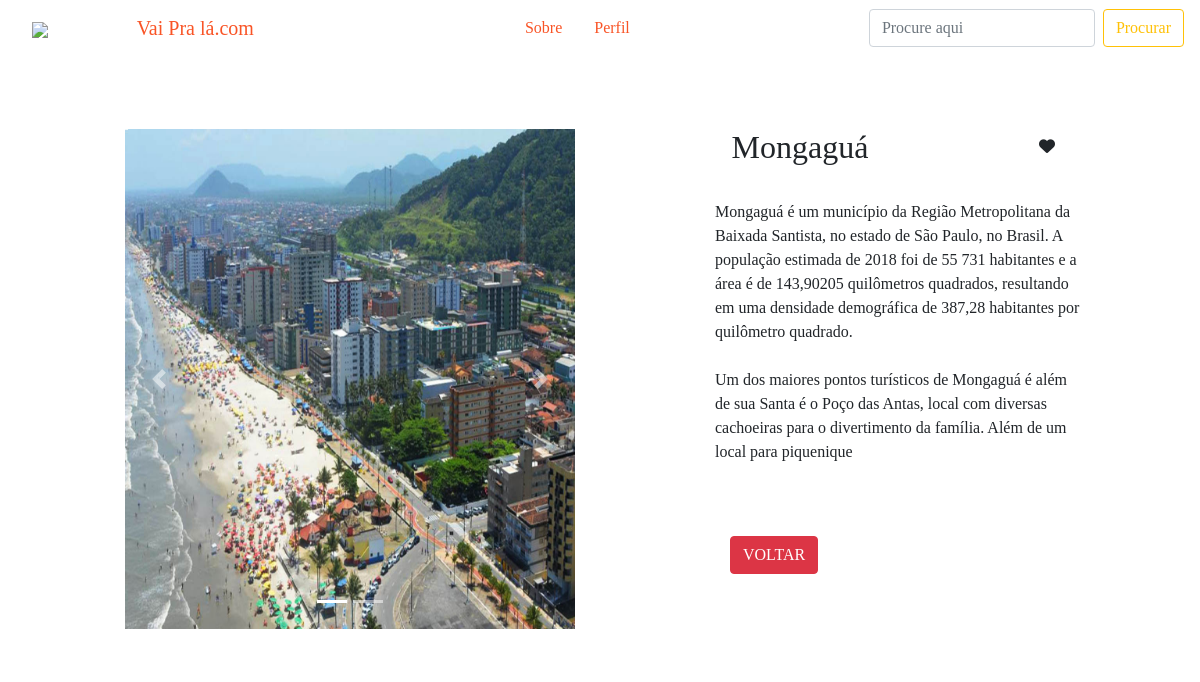
Screenshot of /cidades.php?codigo_filtro=67 (signed in) with the database file from the repository.
### tables this page shows
CREATE TABLE `cidade` (
  `cd_cidade` int(3) UNSIGNED NOT NULL,
  `id_estado` int(20) UNSIGNED NOT NULL,
  `nm_cidade` varchar(20) NOT NULL,
  `info` text NOT NULL,
  `maps` varchar(999) NOT NULL,
  `foto` text DEFAULT NULL
);

### cidades.php (the view, shortened to what this page needs)
<?php
include 'banco/conexao.php';
include 'css/header.php';
?>
<!DOCTYPE html>
<html lang="en">
<head>
    <link rel="stylesheet" href="https://maxcdn.bootstrapcdn.com/bootstrap/4.5.2/css/bootstrap.min.css">
</head>
<body>
<?php
		if (isset($_SESSION['usuario'])){
			echo "<nav class='navbar nav-expand-lg bg-white'>
			<a class='navbar-brand nav-link justify-content-center' href='index.php'>
			 <img src='img/cristo.png' width='100' class='d-inline-block align-center justify-content-center'>
			 Vai Pra lá.com
		   </a>
		   <ul class='nav justify-content-end'>
			   <li class='nav-item'><a href='sobre.php' class='nav-link'>Sobre</a></li>
			   <li class='nav-item'><a href='perfil.php' class='nav-link'>Perfil</a></li>
			</ul>
            <ul class='nav justify-content-end'>
              <form method='post' action='pesquisa.php' class='form-inline my-2 my-lg-0'>
                  <input class='form-control mr-sm-2' type='search' id='pesquisa' name='pesquisa' placeholder='Procure aqui'>
                  <button class='btn btn-outline-warning' type='submit'>Procurar</button>
              </form>
            </ul>
		 </nav>";
		}
?>
    <br>
    <div class='container-fluid'>
        <br>
        <div class='row'>
            <div class='col-sm-5 offset-md-1 bg-white' id='caixas2'>
                <div class="carousel slide" id="carrosel" data-ride="carousel">
                    <ul class="carousel-indicators">
                        <li class="active" data-target='#carrosel' data-slide-to="0" ></li>
                        <li data-target='#carrosel' data-slide-to="1"></li>
                    </ul>
                    <div class="carousel-inner">
                        <div class="carousel-item active">
                                <?php
                                    $sql = "SELECT * FROM cidade WHERE cidade.cd_cidade= ".$_GET['codigo_filtro'];
                                      if($query = $mysqli->query($sql)){
                                            while($dados = $query->fetch_object()){
                                              $foto = $dados->cd_cidade;
                                              echo "<img width='500' height='500' src='img/cidade/".$foto.".jpg'>";
                                            }
                                        }
                                ?>
                        </div>
                    </div>
                    <a href="#carrosel" class="carousel-control-prev" data-slide="prev">
                        <span class="carousel-control-prev-icon"></span>
                    </a>
                    <a href="#carrosel" class="carousel-control-next" data-slide="next">
                        <span class="carousel-control-next-icon"></span>
                    </a>
                </div>
            </div>
            <div class='col-sm-4 offset-md-1 bg-white' id='caixinha'>
                <div id='caixinha'>
                <center>
                    <?php
                        $sql = "SELECT * FROM cidade WHERE cidade.cd_cidade= ".$_GET['codigo_filtro'];
                            if($query = $mysqli->query($sql)){
                                while($dados = $query->fetch_object()){
                                    $nm_cidade = "<br>
                                    <div class='row'>
                                        <div class='col-sm-6'>
                                            <h2>".$dados->nm_cidade."</h2>
                                        </div>
                                        <br>
                                        <br>
                                        <br>";
                                }
                                echo $nm_cidade;
                                if (isset($_SESSION['usuario'])){
                                    $fav = false;
                                    if($query2 = $mysqli->query("select * from favorito where id_usuario = ".$_SESSION['usuario'])){
                                        while($data = $query2->fetch_object()){
                                            if($data->id_cidade == $_SESSION['cd_cidade']){
                                                $fav = true;
                                            }
                                        }
                                    }
                                    if($fav){
                                        echo "
                                                  <div class='col-sm-6 float-right'>
                                                      <i class='fas fa-heart float-right'></i>
                                                  </div>
                                              </div>";
                                    }else{
                                        echo "
                                              <div class='col-sm-6'>
                                                  <a id='favoritar' value='".$_SESSION['cd_cidade']."' class='btn btn-danger bnt-sm float-right'><i class='fas fa-heart'></i></a>
                                              </div>
                                          </div>";
                                    }
                                }
                            }
                    ?>
                </center>
                </div>
                <div data-spy="scroll" data-target="#navbar-vertical" data-offset="0" class='scrollspysite'>
                    <?php
                        $sql = "SELECT * FROM cidade WHERE cidade.cd_cidade= ".$_GET['codigo_filtro'];
                            if($query = $mysqli->query($sql)){
                              while($dados = $query->fetch_object()){
                                $info=$dados->info;
                              }
                                echo $info;
                            }
                    ?>
                    <br>
                    <br>
                    <br>
                    <br>
                    <div class='container'>
                        <a href='destino.php' class='btn btn-danger bnt-sm float-left'>VOLTAR</a>
                    </div>
                </div>
            </div>
        </div>
        <br>
    </div>
</body>
</html>

### cidades.php (style rules this page uses)
body { background-image: url(img/cidades.jpg); background-size: cover; background-repeat: no-repeat; }
.scrollspysite { position:relative; overflow: auto; height: 400px; }
#caixas2 { border-radius: 10px; padding: 25px; height: relative; }
* { font-family: 'DM Serif Display', serif; }
a { color:#f95426; }
.fas { margin-left: 30px; margin-right: 30px; margin-top: 10px; }

### rows the page displays
cidade: nm_cidade "Mongaguá", info "Mongaguá é um município da Região Metropolitana da Baixada Santista, no estado de São Paulo, no Brasil. A população estimada de 2018 foi de 55 731 habitantes e a área é de 143,90205 quilômetros quadrados, resultando em uma densidade demográfica de 387,28 habitantes por quilômetro quadrado. Um dos maiores pontos turísticos de Mongaguá é além de sua Santa é o Poço das Antas, local com diversas cachoeiras para o divertimento da família. Além de um local para piquenique"
